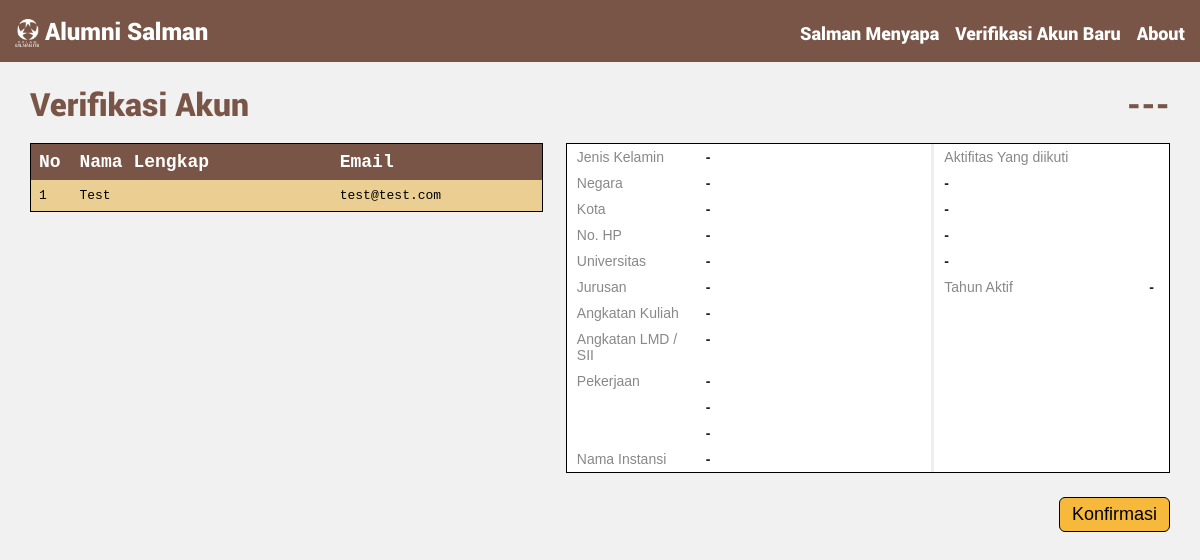
The page /verifikasi/ (signed in) on the database as committed earlier.
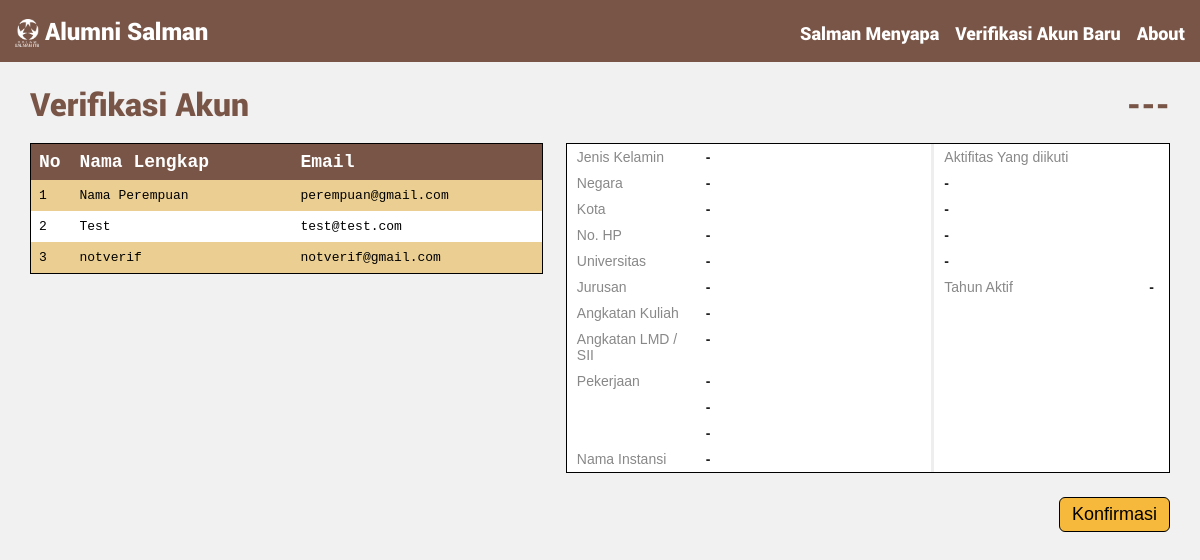
The same page on the database as committed later.
### alumni/models.py (models this page shows)
class User(Model):
    nama = CharField(max_length=50, null=True)
    email = EmailField(max_length=30, null=True)
    gender = CharField(max_length=20, null=True)
    negara = CharField(max_length=20, null=True)
    kota = CharField(max_length=20, null=True)
    no_hp = CharField(max_length=12, null=True)
    univ = CharField(max_length=50, null=True)
    jurusan = CharField(max_length=50, null=True)
    ang_kuliah = CharField(max_length=5, null=True)
    ang_LMD = CharField(max_length=5, null=True)
    pekerjaan = TextField(null=True)
    instansi = CharField(max_length=30, null=True)
    aktifitas = TextField(null=True)
    tahun_aktif = CharField(max_length=20, null=True)
    verified = BooleanField(default=False)
    password = CharField(max_length=50, null=True)
    latitude = DecimalField(max_digits=9, decimal_places=6, null=True)
    longitude = DecimalField(max_digits=9, decimal_places=6, null=True)
    pertanyaan1 = TextField(null=True)
    pertanyaan2 = TextField(null=True)
    jawaban1 = TextField(null=True)
    jawaban2 = TextField(null=True)
    profile_image = ImageField(upload_to=get_image_path, blank=True, null=True)

### alumni/views.py (the view)
# urls.py: url(r'^verifikasi/$', verifikasi, name='verifikasi'),
def verifikasi(request):
    if request.user.is_authenticated:
        users = User.objects.only("nama","email").filter(verified=False)
        context = {'users': users, 'counter': Counter()}
        return render(request, 'verifikasi.html', context)
    else:
        return redirect("/login/")

### alumni/templates/verifikasi.html (shortened to what this page needs)
{% extends "base.html" %}
{% block content %}
<div class="verif-content1">
    <h1 style="font-family: Roboto-Black; color: #795547;">Verifikasi Akun</h1>
    <br>
    <table class="verif-table2">
      <tr style="color: white; font-size: 18px;">
        <th style="width: 8%;">No</th>
        <th>Nama Lengkap</th>
        <th>Email</th>
      </tr>
      {% for user in users %}
          <tr id="child">
            <td>{{ forloop.counter }}</td>
            <td>{{ user.nama }}</td>
            <td>{{ user.email }}</td>
          </tr>
      {% endfor %}
    </table>
</div>
<div class="verif-content2">
    <h1 style="font-family: Roboto-Black; color: #795547; text-align: right;" id="verif-nama">---</h1>
    <br>
    <table class="tg" style="table-layout: fixed; width: 100%">
    <colgroup>
    <col style="width: 110px">
    <col style="width: 200px">
    <col style="width: 3px">
    <col style="width: 100px">
    <col style="width: 100px">
    </colgroup>
      <tr>
        <td class="tg-4d50">Jenis Kelamin</td>
        <td class="tg-5xe6" id="verif-gender">-</td>
        <td class="tg-garis"></td>
        <td class="tg-4d50" colspan="2">Aktifitas Yang diikuti</td>
      </tr>
      <tr>
        <td class="tg-4d50">Negara</td>
        <td class="tg-5xe6" id="verif-negara">-</td>
        <td class="tg-garis"></td>
        <td class="tg-5xe6" id="verif-aktifitas-1" colspan="2">-</td>
      </tr>
      <tr>
        <td class="tg-4d50">Kota</td>
        <td class="tg-5xe6" id="verif-kota">-</td>
        <td class="tg-garis"></td>
        <td class="tg-5xe6" id="verif-aktifitas-2" colspan="2">-</td>
      </tr>
      <tr>
        <td class="tg-4d50">No. HP</td>
        <td class="tg-5xe6" id="verif-no_hp">-</td>
        <td class="tg-garis"></td>
        <td class="tg-5xe6" id="verif-aktifitas-3" colspan="2">-</td>
      </tr>
      <tr>
        <td class="tg-4d50">Universitas</td>
        <td class="tg-5xe6" id="verif-univ">-</td>
        <td class="tg-garis"></td>
        <td class="tg-5xe6" id="verif-aktifitas-4" colspan="2">-</td>
      </tr>
      <tr>
        <td class="tg-4d50">Jurusan</td>
        <td class="tg-5xe6" id="verif-jurusan">-</td>
        <td class="tg-garis"></td>
        <td class="tg-4d50">Tahun Aktif</td>
        <td class="tg-jjuf" id="verif-tahun_aktif">-</td>
      </tr>
      <tr>
        <td class="tg-4d50">Angkatan Kuliah</td>
        <td class="tg-5xe6" id="verif-ang_kuliah">-</td>
        <td class="tg-garis"></td>
        <td class="tg-eh2d"></td>
        <td class="tg-eh2d"></td>
      </tr>
      <tr>
        <td class="tg-4d50">Angkatan LMD / SII</td>
        <td class="tg-5xe6" id="verif-ang_LMD">-</td>
        <td class="tg-garis"></td>
        <td class="tg-eh2d"></td>
        <td class="tg-eh2d"></td>
      </tr>
      <tr>
        <td class="tg-4d50">Pekerjaan</td>
        <td class="tg-5xe6" id="verif-pekerjaan-1">-</td>
        <td class="tg-garis"></td>
        <td class="tg-eh2d"></td>
        <td class="tg-eh2d"></td>
      </tr>
      <tr>
        <td class="tg-4d50"></td>
        <td class="tg-5xe6" id="verif-pekerjaan-2">-</td>
        <td class="tg-garis"></td>
        <td class="tg-eh2d"></td>
        <td class="tg-eh2d"></td>
      </tr>
      <tr>
        <td class="tg-4d50"></td>
        <td class="tg-5xe6" id="verif-pekerjaan-3">-</td>
        <td class="tg-garis"></td>
        <td class="tg-eh2d"></td>
        <td class="tg-eh2d"></td>
      </tr>
      <tr>
        <td class="tg-4d50">Nama Instansi</td>
        <td class="tg-5xe6" id="verif-instansi">-</td>
        <td class="tg-garis"></td>
        <td class="tg-eh2d"></td>
        <td class="tg-eh2d"></td>
      </tr>
    </table>
    <button onclick="verifikasi()" class="buttonConfirm"><span>Konfirmasi </span></button>
</div>
{% endblock %}

Rows that differ between the two databases and show on the page:
now on this page (row edited): User: nama "Nama Perempuan", email "perempuan@gmail.com"
now on this page (row edited): User: nama "notverif", email "notverif@gmail.com"
